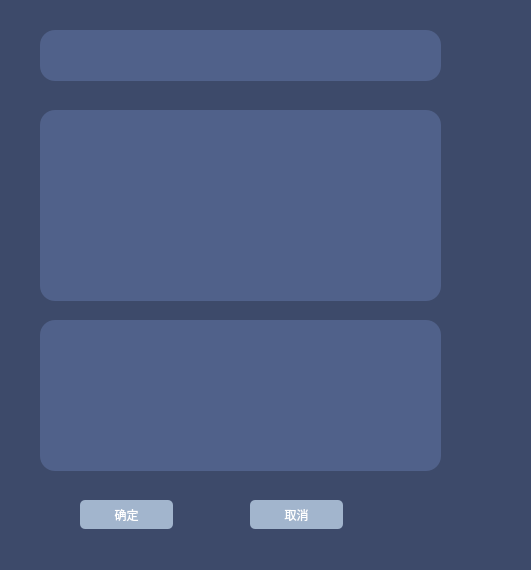
<?xml version="1.0" encoding="UTF-8"?>
<ui version="4.0">
 <class>addNewEventWindow</class>
 <widget class="QDialog" name="addNewEventWindow">
  <property name="geometry">
   <rect>
    <x>0</x>
    <y>0</y>
    <width>531</width>
    <height>570</height>
   </rect>
  </property>
  <property name="windowTitle">
   <string>Dialog</string>
  </property>
  <property name="styleSheet">
   <string notr="true">background-color: rgb(61, 74, 106);</string>
  </property>
  <widget class="QLineEdit" name="addNewEventName">
   <property name="geometry">
    <rect>
     <x>40</x>
     <y>30</y>
     <width>401</width>
     <height>51</height>
    </rect>
   </property>
   <property name="styleSheet">
    <string notr="true">background-color: rgb(80, 97, 138);
border-radius:15px;
color: rgb(255, 255, 255);</string>
   </property>
  </widget>
  <widget class="QTextEdit" name="addNewEventDescribe">
   <property name="geometry">
    <rect>
     <x>40</x>
     <y>110</y>
     <width>401</width>
     <height>191</height>
    </rect>
   </property>
   <property name="styleSheet">
    <string notr="true">background-color: rgb(80, 97, 138);
border-radius:15px;
color: rgb(255, 255, 255);</string>
   </property>
  </widget>
  <widget class="QTextEdit" name="addNewEventConnection">
   <property name="geometry">
    <rect>
     <x>40</x>
     <y>320</y>
     <width>401</width>
     <height>151</height>
    </rect>
   </property>
   <property name="styleSheet">
    <string notr="true">background-color: rgb(80, 97, 138);
border-radius:15px;
color: rgb(255, 255, 255);</string>
   </property>
  </widget>
  <widget class="QPushButton" name="btnOk">
   <property name="geometry">
    <rect>
     <x>80</x>
     <y>500</y>
     <width>93</width>
     <height>29</height>
    </rect>
   </property>
   <property name="styleSheet">
    <string notr="true">background-color: rgb(162, 181, 205);
color: rgb(255, 255, 255);
border: 0px;
border-radius:5px;</string>
   </property>
   <property name="text">
    <string>确定</string>
   </property>
  </widget>
  <widget class="QPushButton" name="btnCancel">
   <property name="geometry">
    <rect>
     <x>250</x>
     <y>500</y>
     <width>93</width>
     <height>29</height>
    </rect>
   </property>
   <property name="styleSheet">
    <string notr="true">background-color: rgb(162, 181, 205);
color: rgb(255, 255, 255);
border: 0px;
border-radius:5px;</string>
   </property>
   <property name="text">
    <string>取消</string>
   </property>
  </widget>
 </widget>
 <resources/>
 <connections/>
</ui>
